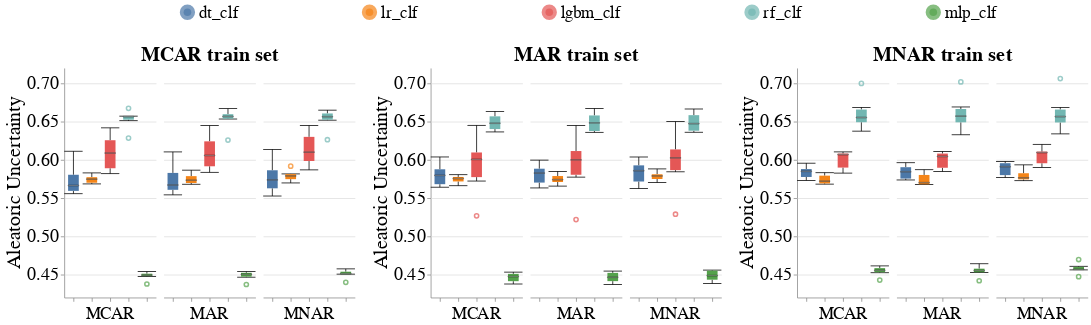

The notebook cell this image was saved under:
### Code cell
create_box_plots_for_diff_models(dataset_name=DATASET_NAME,
                                 null_imputer_name=ErrorRepairMethod.datawig.value,
                                 metric_name='Aleatoric_Uncertainty',
                                 db_client=db_client)
